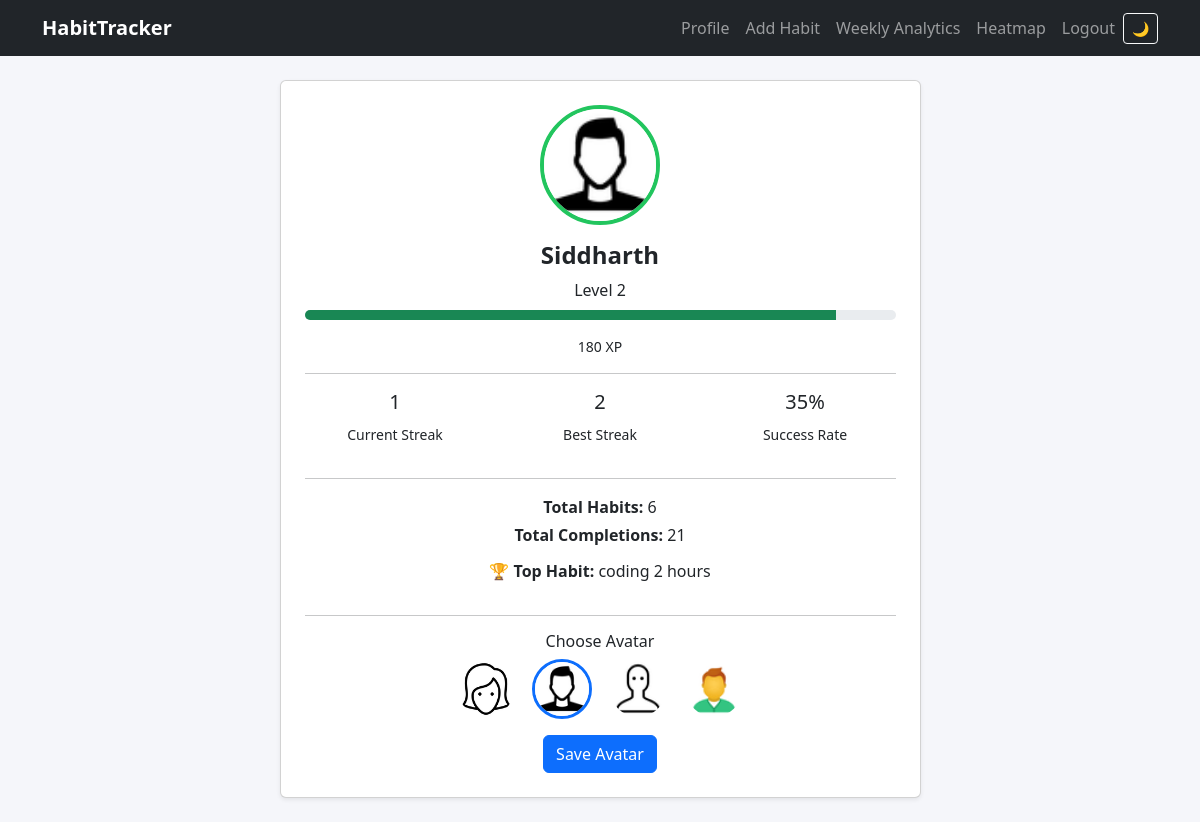
/profile/ (signed in), run on an earlier commit of the app's database.
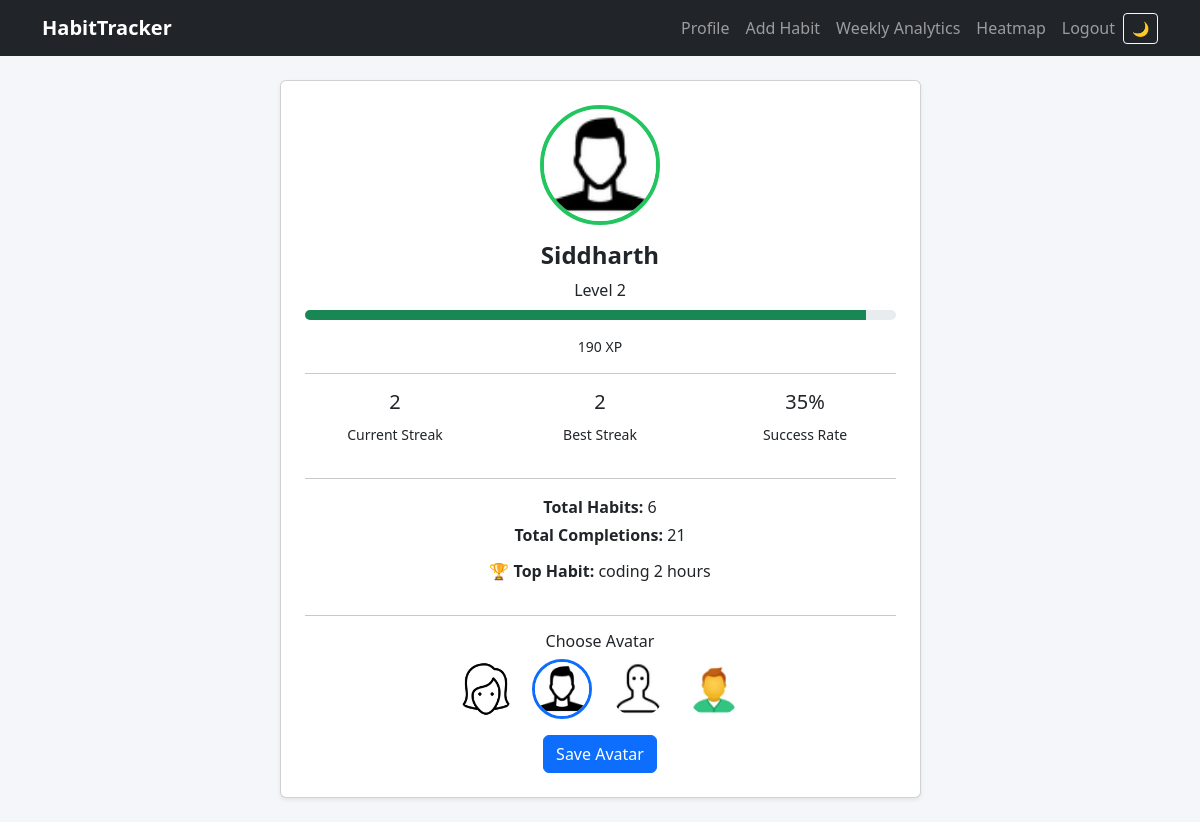
And on a later commit of the database.
### habits/models.py (models this page shows, shortened)
class UserProfile(models.Model):
    user = models.OneToOneField(User, on_delete=models.CASCADE)
    xp = models.IntegerField(default=0)
    level = models.IntegerField(default=1)
    current_streak = models.IntegerField(default=0)
    best_streak = models.IntegerField(default=0)
    last_active_date = models.DateField(null=True, blank=True)
    avatar = models.CharField(
        max_length=100,
        default="avatar1.png"
    )

### habits/views.py (the view)
# urls.py: path("profile/", views.profile, name="profile"),
@login_required
def profile(request):
    profile, _ = UserProfile.objects.get_or_create(user=request.user)
    if request.method == "POST":
        selected_avatar = request.POST.get("avatar")
        if selected_avatar:
            profile.avatar = selected_avatar
            profile.save()
            return redirect("profile")
    total_habits = Habit.objects.filter(user=request.user).count()
    total_completions = HabitLog.objects.filter(
        habit__user = request.user,
        completed=True
    ).count()
    success_rate = (
        int((total_completions / (total_habits * 10)) * 100)
        if total_habits > 0 else 0
    )
    xp_for_next_level = profile.level * 100
    xp_progress = int((profile.xp / xp_for_next_level) * 100)
    top_habit = (
        HabitLog.objects.filter(habit__user=request.user, completed=True).values("habit__name")
        .annotate(c=Count("id")).order_by("-c").first()
    )
    avatars = [
        "avatar1.gif",
        "avatar2.gif",
        "avatar3.gif",
        "avatar4.gif",
    ]
    return render(request, "habits/profile.html", {
        "user": request.user,
        "profile": profile,
        "success_rate": success_rate,
        "xp_progress": min(xp_progress, 100),
        "top_habit": top_habit["habit__name"] if top_habit else None,
        "total_habits": total_habits,
        "total_completions": total_completions,
        "avatars": avatars,
    })

### habits/templates/habits/profile.html (shortened to what this page needs)
{% extends "base.html" %}
{% load static %}
{% block content %}
<div class="row justify-content-center">
  <div class="col-lg-7">
    <div class="card shadow-sm p-4 text-center">
      <div class="d-flex justify-content-center mb-3">
        <img
          src="{% static 'avatars/' %}{{ profile.avatar }}"
          class="profile-avatar"
          alt="Avatar"
        >
      </div>
      <h4 class="fw-bold">{{ user.username }}</h4>
      <p class="mb-2">Level {{ profile.level }}</p>
      <div class="progress mb-3" style="height: 10px;">
        <div
          class="progress-bar bg-success"
          role="progressbar"
          style="width: {{ xp_progress }}%;"
        ></div>
      </div>
      <small>{{ profile.xp }} XP</small>
      <hr>
      <div class="row text-center mb-3">
        <div class="col">
          <h5>{{ profile.current_streak }}</h5>
          <small>Current Streak</small>
        </div>
        <div class="col">
          <h5>{{ profile.best_streak }}</h5>
          <small>Best Streak</small>
        </div>
        <div class="col">
          <h5>{{ success_rate }}%</h5>
          <small>Success Rate</small>
        </div>
      </div>
      <hr>
      <p class="mb-1">
        <strong>Total Habits:</strong> {{ total_habits }}
      </p>
      <p class="mb-1">
        <strong>Total Completions:</strong> {{ total_completions }}
      </p>
      {% if top_habit %}
        <p class="mt-2">
          🏆 <strong>Top Habit:</strong> {{ top_habit }}
        </p>
      {% else %}
        <p class="text-muted">No completed habits yet</p>
      {% endif %}
      <hr>
      <h6 class="mb-2">Choose Avatar</h6>
      <form method="post">
        <div class="d-flex justify-content-center gap-3 flex-wrap">
          {% for avatar in avatars %}
            <label>
              <img
                src="{% static 'avatars/' %}{{ avatar }}"
                width="60"
                height="60"
                class="rounded-circle avatar-option
                {% if profile.avatar == avatar %}selected{% endif %}"
              >
            </label>
          {% endfor %}
        </div>
        <button class="btn btn-primary mt-3">
          Save Avatar
        </button>
      </form>
    </div>
  </div>
</div>
{% endblock %}

### templates/base.html (shortened to what this page needs)
<!DOCTYPE html>
<html lang="en">
  {% load static %}
<head>
    <link href="https://cdn.jsdelivr.net/npm/bootstrap@5.3.3/dist/css/bootstrap.min.css" rel="stylesheet">
</head>
<body>
<nav class="navbar navbar-expand-lg navbar-dark bg-dark">
  <div class="container">
    <a class="navbar-brand fw-bold" href="/">HabitTracker</a>
    <div class="collapse navbar-collapse" id="nav">
      <ul class="navbar-nav ms-auto">
  {% if user.is_authenticated %}
    <li class="nav-item">
      <a class="nav-link" href="{% url 'profile' %}">Profile</a>
    </li>
    <li class="nav-item">
      <a class="nav-link" href="{% url 'add_habit' %}">Add Habit</a>
    </li>
    <li class="nav-item">
      <a class="nav-link" href="{% url 'weekly_analytics' %}">
        Weekly Analytics
      </a>
    </li>
    <li class="nav-item">
      <a class="nav-link" href="{% url 'heatmap' %}">
        Heatmap
      </a>
    </li>
    <li class="nav-item">
      <a class="nav-link" href="{% url 'logout' %}">
        Logout
      </a>
    </li>
  {% endif %}
</ul>
      <button id="themeToggle" class="btn btn-outline-light btn-sm" onclick="toggleTheme()">🌙</button>
    </div>
  </div>
</nav>
<div class="container py-4">
    {% block content %}{% endblock %}
</div>
</body>
</html>

### habits/templates/habits/profile.html (style rules this page uses)
.avatar-option { cursor: pointer; border: 2px solid transparent; transition: transform 0.2s ease, border 0.2s ease; }
.avatar-option.selected { border: 3px solid #0d6efd; }
.profile-avatar { width: 120px; height: 120px; object-fit: cover; border-radius: 50%; border: 4px solid #22c55e; background: #fff; }
.profile-avatar { animation: pulse 2s infinite; }

### templates/base.html (style rules this page uses)
body { background: #f5f6fa; color: #111; }
.card { transition: transform 0.2s ease, box-shadow 0.2s ease; }
#themeToggle { transition: transform 0.2s ease; }

What changed in the data, as far as the page shows it:
changed UserProfile: xp "180" → "190"; current_streak "1" → "2"
Also different on the page:
{{ xp_progress }}: 90 → 95 (drawn)
